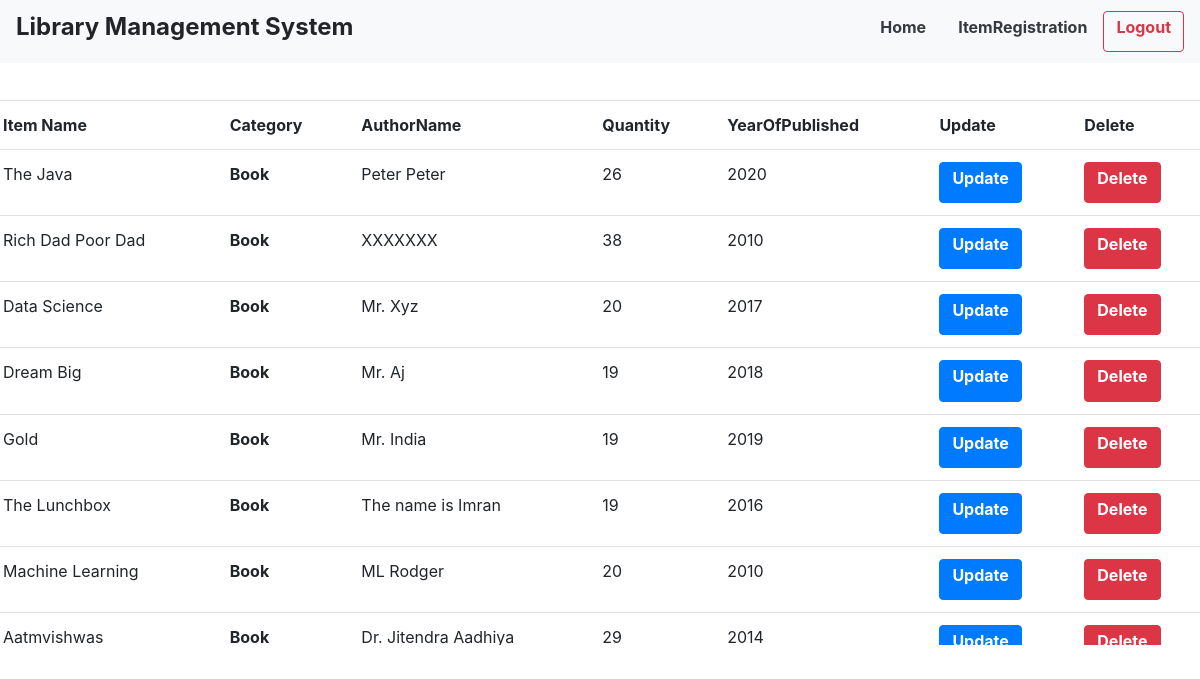
Screenshot of /AdminIndex/ with the database file from the repository.
### Student/models.py (models this page shows, shortened)
class Item(models.Model):
    Id = models.AutoField(primary_key=True)
    Name = models.CharField(max_length=30)
    Category = models.CharField(max_length=5)
    AuthorName = models.CharField(max_length=30)
    Quantity = models.IntegerField()
    YearOfPublished = models.IntegerField()

### Student/views.py (the view)
# urls.py: path('AdminIndex/',AdminIndex, name='adminIndex'),
def AdminIndex(request): #Admin index to relocate to admin index page
    itemBookObj = Item.objects.filter(Quantity__gte=0,Category='Book')
    itemCDObj = Item.objects.filter(Quantity__gte=0,Category='CD')
    return render(request, 'Admin/adminIndex.html', {'Bookitem': itemBookObj,'CDitem':itemCDObj})

### Template/Admin/adminIndex.html (shortened to what this page needs)
<!DOCTYPE html>
{% load static %}
{% load crispy_forms_tags %}
<html>
    <head>
        <link rel="stylesheet" href="{% static 'Css/bootstrap.min.css' %}">
    </head>
    <body>
    <header>
    <nav class="navbar navbar-light bg-light sticky-top justify-content-between">
        <a class="navbar-brand"><h4 class="white-text font-weight-bold wow fadeInLeft">Library Management System</h4></a>
        <div class="d-flex align-items-center">
            <a class="nav-link text-dark" href="{% url 'adminIndex' %}"><h6 class="white-text font-weight-bold wow fadeInLeft">Home</h6></a>
            <a class="nav-link text-dark" href="{% url 'regItem' %}"><h6 class="white-text font-weight-bold wow fadeInLeft">ItemRegistration</h6></a>
            <a class="btn btn-outline-danger my-2 my-sm-0" href="{% url 'admLogout' %}"><h6 class="white-text font-weight-bold wow fadeInLeft">Logout</h6></a>
        </div>
    </nav>
    <div class="container">
    </div>
    <div class="table-wrapper-scroll-y my-custom-scrollbar">
    <div class="row">
        <div class="column">
        {% if Bookitem %}
            <table class="table table-hover">
                <tr>
                    <th>Item Name</th>
                    <th>Category</th>
                    <th>AuthorName</th>
                    <th>Quantity</th>
                    <th>YearOfPublished</th>
                    <th>Update</th>
                    <th>Delete</th>
                </tr>
                {% for item in Bookitem %}
                <tr>
                    <td>{{item.Name}}</td>
                    <th>{{item.Category}}</th>
                    <td>{{item.AuthorName}}</td>
                    <td>{{item.Quantity}}</td>
                    <td>{{item.YearOfPublished}}</td>
                    <td><a href="{% url 'updateItem' item.Id %}" class="btn btn-primary"><h6 class="white-text font-weight-bold wow fadeInLeft">Update</h6></a></td>
                    <td><a href="{% url 'deleteItem' item.Id %}" class="btn btn-danger"><h6 class="white-text font-weight-bold wow fadeInLeft">Delete</h6></a></td>
                </tr>
                {% endfor %}
            </table>
        {% else %}
        <center><h3>No Book's available..</h3></center>
        {% endif %}
        </div>
    </div>
</div>
</header>
    </body>
</html>

### Template/Admin/adminIndex.html (style rules this page uses)
.my-custom-scrollbar { position: relative; height: 550px; overflow: auto; }
.table-wrapper-scroll-y { display: block; }
* { box-sizing: border-box; }
.row { margin-left:-5px; margin-right:-5px; }
.column { float: left; width: 100%; padding: 5px; }
.row::after { content: ""; clear: both; display: table; }
table { border-collapse: collapse; border-spacing: 0; width: 100%; border: 1px solid #ddd; }
th, td { text-align: left; padding: 16px; }

### rows the page displays
Item: Name "The Java", Category "Book", AuthorName "Peter Peter", Quantity "26", YearOfPublished "2020"
Item: Name "Rich Dad Poor Dad", Category "Book", AuthorName "XXXXXXX", Quantity "38", YearOfPublished "2010"
Item: Name "Data Science", Category "Book", AuthorName "Mr. Xyz", Quantity "20", YearOfPublished "2017"
Item: Name "Dream Big", Category "Book", AuthorName "Mr. Aj", Quantity "19", YearOfPublished "2018"
Item: Name "Gold", Category "Book", AuthorName "Mr. India", Quantity "19", YearOfPublished "2019"
Item: Name "The Lunchbox", Category "Book", AuthorName "The name is Imran", Quantity "19", YearOfPublished "2016"
Item: Name "Machine Learning", Category "Book", AuthorName "ML Rodger", Quantity "20", YearOfPublished "2010"
Item: Name "Aatmvishwas", Category "Book", AuthorName "Dr. Jitendra Aadhiya", Quantity "29", YearOfPublished "2014"
